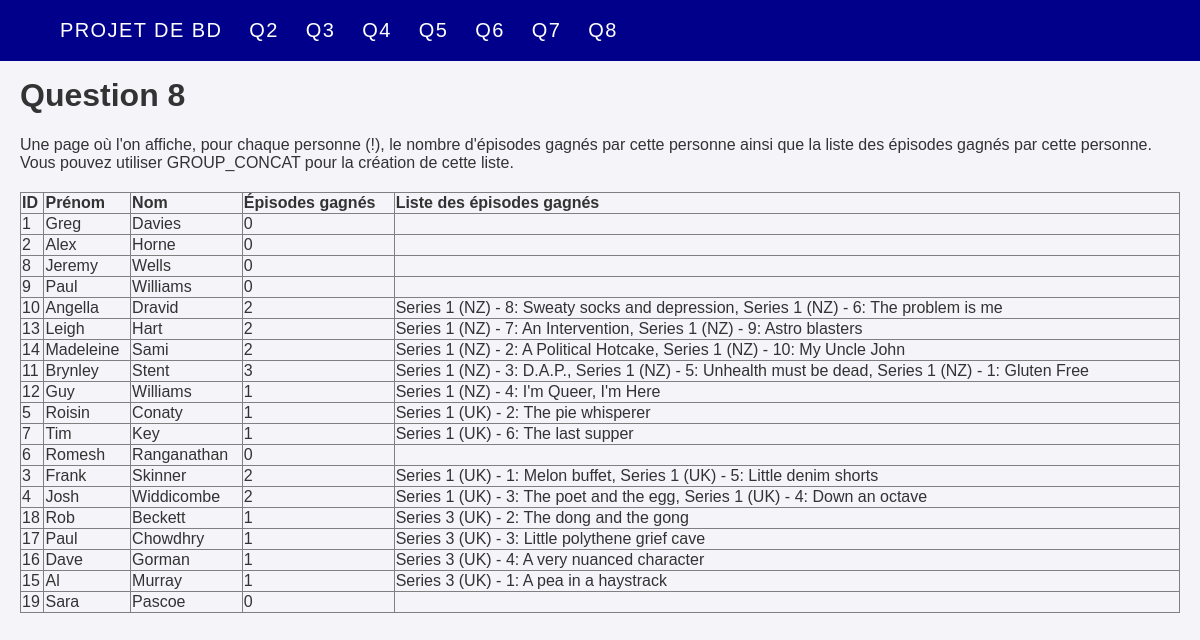
The app's page /www/public/Question8.php with its own data.
### tables this page shows
CREATE TABLE `person` (
  `ID` int(11) NOT NULL,
  `FIRSTNAME` varchar(9) NOT NULL,
  `LASTNAME` varchar(11) NOT NULL
);

### www/public/Question8.php (the view, shortened to what this page needs)
<!DOCTYPE html>
<html>
    <head>
        <?php
        include 'index.php';
        global $db ;
        ?>
    </head>
    <body>
        <h1> Question 8 </h1>
        <p> Une page où l'on affiche, pour chaque personne (!), le nombre d'épisodes gagnés par cette personne ainsi que la liste des épisodes gagnés
par cette personne. Vous pouvez utiliser GROUP_CONCAT pour la création de cette liste.</p>
        <section>
            <?php
            $query =
            "SELECT pe.ID, pe.FIRSTNAME, pe.LASTNAME, f.SERIES_NAME,
            COUNT(ep.WINNER_ID) AS EPISODES_WON,
            GROUP_CONCAT(CONCAT(ep.SERIES_NAME, ' - ', ep.EPISODE_NUMBER, ': ', ep.TITLE) SEPARATOR ', ') AS EPISODES_WON_LIST
            FROM person pe
            LEFT JOIN episode ep ON pe.ID = ep.WINNER_ID
            LEFT JOIN feature f ON f.CANDIDATE_ID = pe.ID
            GROUP BY pe.ID, pe.FIRSTNAME, pe.LASTNAME
            ORDER BY f.SERIES_NAME, pe.LASTNAME, pe.FIRSTNAME";
$stmt = $db->query($query);
$results = $stmt->fetchAll(PDO::FETCH_ASSOC);
echo "<table border='1'>";
echo "<tr><th>ID</th><th>Prénom</th><th>Nom</th><th>Épisodes gagnés</th><th>Liste des épisodes gagnés</th></tr>";
foreach ($results as $row) {
    echo "<tr>";
    echo "<td>" . $row['ID'] . "</td>";
    echo "<td>" . $row['FIRSTNAME'] . "</td>";
    echo "<td>" . $row['LASTNAME'] . "</td>";
    echo "<td>" . $row['EPISODES_WON'] . "</td>";
    echo "<td>" . $row['EPISODES_WON_LIST'] . "</td>";
    echo "</tr>";
}
echo "</table>";
?>
</section>
</body>
</html>

### www/public/Question8.php (style rules this page uses)
body { font-family: Arial, sans-serif; margin: 20px; background-color: #f4f4f9; color: #333; }
table { width: 100%; border-collapse: collapse; margin-top: 20px; text-align : justify; }

### records on screen
person: ID "1", FIRSTNAME "Greg", LASTNAME "Davies", EPISODES_WON "0"
person: ID "2", FIRSTNAME "Alex", LASTNAME "Horne", EPISODES_WON "0"
person: ID "8", FIRSTNAME "Jeremy", LASTNAME "Wells", EPISODES_WON "0"
person: ID "9", FIRSTNAME "Paul", LASTNAME "Williams", EPISODES_WON "0"
person: ID "10", FIRSTNAME "Angella", LASTNAME "Dravid", EPISODES_WON "2", EPISODES_WON_LIST "Series 1 (NZ) - 8: Sweaty socks and depression, Series 1 (NZ) - 6: The problem is me"
person: ID "13", FIRSTNAME "Leigh", LASTNAME "Hart", EPISODES_WON "2", EPISODES_WON_LIST "Series 1 (NZ) - 7: An Intervention, Series 1 (NZ) - 9: Astro blasters"
person: ID "14", FIRSTNAME "Madeleine", LASTNAME "Sami", EPISODES_WON "2", EPISODES_WON_LIST "Series 1 (NZ) - 2: A Political Hotcake, Series 1 (NZ) - 10: My Uncle John"
person: ID "11", FIRSTNAME "Brynley", LASTNAME "Stent", EPISODES_WON "3", EPISODES_WON_LIST "Series 1 (NZ) - 3: D.A.P., Series 1 (NZ) - 5: Unhealth must be dead, Series 1 (NZ) - 1: Gluten Free"
person: ID "12", FIRSTNAME "Guy", LASTNAME "Williams", EPISODES_WON "1", EPISODES_WON_LIST "Series 1 (NZ) - 4: I'm Queer, I'm Here"
person: ID "5", FIRSTNAME "Roisin", LASTNAME "Conaty", EPISODES_WON "1", EPISODES_WON_LIST "Series 1 (UK) - 2: The pie whisperer"
person: ID "7", FIRSTNAME "Tim", LASTNAME "Key", EPISODES_WON "1", EPISODES_WON_LIST "Series 1 (UK) - 6: The last supper"
person: ID "6", FIRSTNAME "Romesh", LASTNAME "Ranganathan", EPISODES_WON "0"
person: ID "3", FIRSTNAME "Frank", LASTNAME "Skinner", EPISODES_WON "2", EPISODES_WON_LIST "Series 1 (UK) - 1: Melon buffet, Series 1 (UK) - 5: Little denim shorts"
person: ID "4", FIRSTNAME "Josh", LASTNAME "Widdicombe", EPISODES_WON "2", EPISODES_WON_LIST "Series 1 (UK) - 3: The poet and the egg, Series 1 (UK) - 4: Down an octave"
person: ID "18", FIRSTNAME "Rob", LASTNAME "Beckett", EPISODES_WON "1", EPISODES_WON_LIST "Series 3 (UK) - 2: The dong and the gong"
person: ID "17", FIRSTNAME "Paul", LASTNAME "Chowdhry", EPISODES_WON "1", EPISODES_WON_LIST "Series 3 (UK) - 3: Little polythene grief cave"
person: ID "16", FIRSTNAME "Dave", LASTNAME "Gorman", EPISODES_WON "1", EPISODES_WON_LIST "Series 3 (UK) - 4: A very nuanced character"
person: ID "15", FIRSTNAME "Al", LASTNAME "Murray", EPISODES_WON "1", EPISODES_WON_LIST "Series 3 (UK) - 1: A pea in a haystrack"
person: ID "19", FIRSTNAME "Sara", LASTNAME "Pascoe", EPISODES_WON "0"
